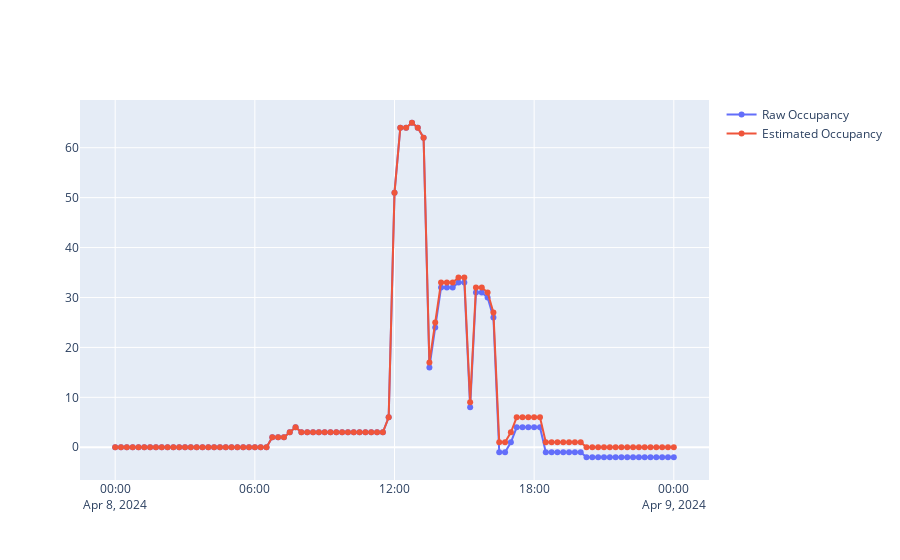

This figure's notebook cell:
### Markdown cell above
### Line Plot

### Code cell
fig = go.Figure()
# original counts
fig.add_trace(
    go.Scatter(
        x=occupancy_counts["datetime"], 
        y=occupancy_counts["CC"],
        mode="lines+markers",
        name="Raw Occupancy"))
# estimated counts
fig.add_trace(
    go.Scatter(
        x=occupancy_counts["datetime"], 
        y=occupancy_counts["CC_estimates"],
        mode="lines+markers",
        name="Estimated Occupancy"))
